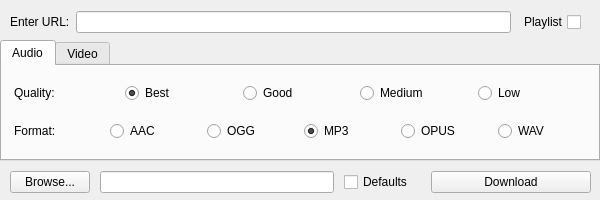
<?xml version="1.0" encoding="UTF-8"?>
<ui version="4.0">
 <class>ytdl</class>
 <widget class="QMainWindow" name="ytdl">
  <property name="enabled">
   <bool>true</bool>
  </property>
  <property name="geometry">
   <rect>
    <x>0</x>
    <y>0</y>
    <width>600</width>
    <height>200</height>
   </rect>
  </property>
  <property name="sizePolicy">
   <sizepolicy hsizetype="Fixed" vsizetype="Fixed">
    <horstretch>0</horstretch>
    <verstretch>0</verstretch>
   </sizepolicy>
  </property>
  <property name="minimumSize">
   <size>
    <width>600</width>
    <height>200</height>
   </size>
  </property>
  <property name="maximumSize">
   <size>
    <width>600</width>
    <height>200</height>
   </size>
  </property>
  <property name="windowTitle">
   <string>ytdl</string>
  </property>
  <widget class="QWidget" name="centralwidget">
   <widget class="QTabWidget" name="Tabs">
    <property name="geometry">
     <rect>
      <x>0</x>
      <y>40</y>
      <width>600</width>
      <height>121</height>
     </rect>
    </property>
    <property name="sizePolicy">
     <sizepolicy hsizetype="Fixed" vsizetype="Fixed">
      <horstretch>0</horstretch>
      <verstretch>0</verstretch>
     </sizepolicy>
    </property>
    <property name="maximumSize">
     <size>
      <width>16777215</width>
      <height>16777215</height>
     </size>
    </property>
    <property name="currentIndex">
     <number>0</number>
    </property>
    <widget class="QWidget" name="Music">
     <property name="enabled">
      <bool>true</bool>
     </property>
     <property name="toolTip">
      <string>&lt;html&gt;&lt;head/&gt;&lt;body&gt;&lt;p&gt;Music&lt;/p&gt;&lt;/body&gt;&lt;/html&gt;</string>
     </property>
     <property name="whatsThis">
      <string>&lt;html&gt;&lt;head/&gt;&lt;body&gt;&lt;p&gt;Music&lt;/p&gt;&lt;/body&gt;&lt;/html&gt;</string>
     </property>
     <attribute name="title">
      <string>Audio</string>
     </attribute>
     <layout class="QVBoxLayout" name="verticalLayout">
      <item>
       <layout class="QHBoxLayout" name="horizontalLayout">
        <property name="leftMargin">
         <number>3</number>
        </property>
        <property name="topMargin">
         <number>0</number>
        </property>
        <property name="rightMargin">
         <number>0</number>
        </property>
        <property name="bottomMargin">
         <number>2</number>
        </property>
        <item>
         <widget class="QLabel" name="labelQuality">
          <property name="maximumSize">
           <size>
            <width>105</width>
            <height>16777215</height>
           </size>
          </property>
          <property name="text">
           <string>Quality:</string>
          </property>
         </widget>
        </item>
        <item>
         <layout class="QHBoxLayout" name="radiosQuality">
          <item>
           <widget class="QRadioButton" name="radioBest">
            <property name="enabled">
             <bool>true</bool>
            </property>
            <property name="toolTip">
             <string>Best quality audio, the file will be bigger than with other quality levels.</string>
            </property>
            <property name="whatsThis">
             <string>Best quality audio, the file will be bigger than with other quality levels.</string>
            </property>
            <property name="text">
             <string>Best</string>
            </property>
            <property name="checked">
             <bool>true</bool>
            </property>
            <attribute name="buttonGroup">
             <string notr="true">MQualityGroup</string>
            </attribute>
           </widget>
          </item>
          <item>
           <widget class="QRadioButton" name="radioGood">
            <property name="text">
             <string>Good</string>
            </property>
            <attribute name="buttonGroup">
             <string notr="true">MQualityGroup</string>
            </attribute>
           </widget>
          </item>
          <item>
           <widget class="QRadioButton" name="radioMedium">
            <property name="text">
             <string>Medium</string>
            </property>
            <attribute name="buttonGroup">
             <string notr="true">MQualityGroup</string>
            </attribute>
           </widget>
          </item>
          <item>
           <widget class="QRadioButton" name="radioLow">
            <property name="toolTip">
             <string>Lower quality audio, the file will be smaller than with other quality levels.</string>
            </property>
            <property name="whatsThis">
             <string>Lower quality audio, the file will be smaller than with other quality levels.</string>
            </property>
            <property name="text">
             <string>Low</string>
            </property>
            <attribute name="buttonGroup">
             <string notr="true">MQualityGroup</string>
            </attribute>
           </widget>
          </item>
         </layout>
        </item>
       </layout>
      </item>
      <item>
       <layout class="QHBoxLayout" name="horizontalLayout_2">
        <property name="leftMargin">
         <number>3</number>
        </property>
        <property name="topMargin">
         <number>2</number>
        </property>
        <item>
         <widget class="QLabel" name="labelMFormat">
          <property name="maximumSize">
           <size>
            <width>90</width>
            <height>16777215</height>
           </size>
          </property>
          <property name="text">
           <string>Format:</string>
          </property>
         </widget>
        </item>
        <item>
         <layout class="QHBoxLayout" name="radiosMFormat">
          <item>
           <widget class="QRadioButton" name="radioAAC">
            <property name="toolTip">
             <string>(Recommended for Apple’s systems) Small files but not universally supported and proprietary</string>
            </property>
            <property name="whatsThis">
             <string>(Recommended for Apple’s systems) Small files but not universally supported and proprietary</string>
            </property>
            <property name="text">
             <string>AAC</string>
            </property>
            <attribute name="buttonGroup">
             <string notr="true">MFormatGroup</string>
            </attribute>
           </widget>
          </item>
          <item>
           <widget class="QRadioButton" name="radioOGG">
            <property name="toolTip">
             <string>(Recommended for open-source systems) Small files and good performances but not supported everywhere</string>
            </property>
            <property name="whatsThis">
             <string>(Recommended for open-source systems) Small files and good performances but not supported everywhere</string>
            </property>
            <property name="text">
             <string>OGG</string>
            </property>
            <attribute name="buttonGroup">
             <string notr="true">MFormatGroup</string>
            </attribute>
           </widget>
          </item>
          <item>
           <widget class="QRadioButton" name="radioMP3">
            <property name="toolTip">
             <string>(Recommended for most system) Best compatibility and good audio quality</string>
            </property>
            <property name="whatsThis">
             <string>(Recommended for most system) Best compatibility and good audio quality</string>
            </property>
            <property name="text">
             <string>MP3</string>
            </property>
            <property name="checked">
             <bool>true</bool>
            </property>
            <attribute name="buttonGroup">
             <string notr="true">MFormatGroup</string>
            </attribute>
           </widget>
          </item>
          <item>
           <widget class="QRadioButton" name="radioOPUS">
            <property name="toolTip">
             <string>Better audio reproduction but large files and not supported everywhere</string>
            </property>
            <property name="whatsThis">
             <string>Better audio reproduction but large files and not supported everywhere</string>
            </property>
            <property name="text">
             <string>OPUS</string>
            </property>
            <attribute name="buttonGroup">
             <string notr="true">MFormatGroup</string>
            </attribute>
           </widget>
          </item>
          <item>
           <widget class="QRadioButton" name="radioWAV">
            <property name="toolTip">
             <string>Better audio reproduction, really large files</string>
            </property>
            <property name="whatsThis">
             <string>Better audio reproduction, really large files</string>
            </property>
            <property name="text">
             <string>WAV</string>
            </property>
            <attribute name="buttonGroup">
             <string notr="true">MFormatGroup</string>
            </attribute>
           </widget>
          </item>
         </layout>
        </item>
       </layout>
      </item>
     </layout>
    </widget>
    <widget class="QWidget" name="Video">
     <property name="enabled">
      <bool>true</bool>
     </property>
     <attribute name="title">
      <string>Video</string>
     </attribute>
     <layout class="QVBoxLayout" name="verticalLayout_2">
      <item>
       <layout class="QHBoxLayout" name="horizontalLayout_3">
        <property name="leftMargin">
         <number>3</number>
        </property>
        <property name="bottomMargin">
         <number>2</number>
        </property>
        <item>
         <widget class="QLabel" name="labelResolution">
          <property name="maximumSize">
           <size>
            <width>120</width>
            <height>16777215</height>
           </size>
          </property>
          <property name="text">
           <string>Max Resolution:</string>
          </property>
         </widget>
        </item>
        <item>
         <layout class="QHBoxLayout" name="radiosResolution">
          <item>
           <widget class="QRadioButton" name="radio4K">
            <property name="minimumSize">
             <size>
              <width>0</width>
              <height>0</height>
             </size>
            </property>
            <property name="maximumSize">
             <size>
              <width>60</width>
              <height>16777215</height>
             </size>
            </property>
            <property name="text">
             <string>4K</string>
            </property>
            <attribute name="buttonGroup">
             <string notr="true">VResGroup</string>
            </attribute>
           </widget>
          </item>
          <item>
           <widget class="QRadioButton" name="radio1440p">
            <property name="text">
             <string>1440p</string>
            </property>
            <attribute name="buttonGroup">
             <string notr="true">VResGroup</string>
            </attribute>
           </widget>
          </item>
          <item>
           <widget class="QRadioButton" name="radio1080p">
            <property name="sizePolicy">
            </property>
            <property name="text">
             <string>1080p</string>
            </property>
            <property name="checked">
             <bool>true</bool>
            </property>
            <attribute name="buttonGroup">
             <string notr="true">VResGroup</string>
            </attribute>
           </widget>
          </item>
          <item>
           <widget class="QRadioButton" name="radio720p">
            <property name="text">
             <string>720p</string>
            </property>
            <attribute name="buttonGroup">
             <string notr="true">VResGroup</string>
            </attribute>
           </widget>
          </item>
          <item>
           <widget class="QRadioButton" name="radio480p">
            <property name="text">
             <string>480p</string>
            </property>
            <attribute name="buttonGroup">
             <string notr="true">VResGroup</string>
            </attribute>
           </widget>
          </item>
          <item>
           <widget class="QRadioButton" name="radio360p">
            <property name="text">
             <string>360p</string>
            </property>
            <attribute name="buttonGroup">
             <string notr="true">VResGroup</string>
            </attribute>
           </widget>
          </item>
         </layout>
        </item>
       </layout>
      </item>
      <item>
       <layout class="QHBoxLayout" name="horizontalLayout_4">
        <property name="leftMargin">
         <number>3</number>
        </property>
        <property name="topMargin">
         <number>2</number>
        </property>
        <item>
         <widget class="QLabel" name="labelVFormat">
          <property name="maximumSize">
           <size>
            <width>135</width>
            <height>16777215</height>
           </size>
          </property>
          <property name="text">
           <string>Preferred Format:</string>
          </property>
         </widget>
        </item>
        <item>
         <layout class="QHBoxLayout" name="radiosVFormat">
          <item>
           <widget class="QRadioButton" name="radio3GP">
            <property name="text">
             <string>3GP</string>
            </property>
            <attribute name="buttonGroup">
             <string notr="true">VFormatGroup</string>
            </attribute>
           </widget>
          </item>
          <item>
           <widget class="QRadioButton" name="radioFLV">
            <property name="text">
             <string>FLV</string>
            </property>
            <attribute name="buttonGroup">
             <string notr="true">VFormatGroup</string>
            </attribute>
           </widget>
          </item>
          <item>
           <widget class="QRadioButton" name="radioMP4">
            <property name="text">
             <string>MP4</string>
            </property>
            <property name="checked">
             <bool>true</bool>
            </property>
            <attribute name="buttonGroup">
             <string notr="true">VFormatGroup</string>
            </attribute>
           </widget>
          </item>
          <item>
           <widget class="QRadioButton" name="radioWEBM">
            <property name="text">
             <string>WEBM</string>
            </property>
            <attribute name="buttonGroup">
             <string notr="true">VFormatGroup</string>
            </attribute>
           </widget>
          </item>
         </layout>
        </item>
       </layout>
      </item>
     </layout>
    </widget>
   </widget>
   <widget class="QWidget" name="layoutWidget">
    <property name="geometry">
     <rect>
      <x>10</x>
      <y>10</y>
      <width>571</width>
      <height>25</height>
     </rect>
    </property>
    <layout class="QGridLayout" name="urlLayout">
     <item row="0" column="0">
      <widget class="QLabel" name="labelURL">
       <property name="text">
        <string>Enter URL:</string>
       </property>
      </widget>
     </item>
     <item row="0" column="1">
      <widget class="QLineEdit" name="lineURL"/>
     </item>
     <item row="0" column="2">
      <widget class="QCheckBox" name="playlistCheck">
       <property name="layoutDirection">
        <enum>Qt::RightToLeft</enum>
       </property>
       <property name="text">
        <string>Playlist</string>
       </property>
      </widget>
     </item>
    </layout>
   </widget>
   <widget class="QWidget" name="layoutWidget1">
    <property name="geometry">
     <rect>
      <x>10</x>
      <y>170</y>
      <width>581</width>
      <height>25</height>
     </rect>
    </property>
    <layout class="QHBoxLayout" name="downloadLayout">
     <property name="spacing">
      <number>10</number>
     </property>
     <property name="leftMargin">
      <number>0</number>
     </property>
     <item>
      <widget class="QPushButton" name="buttonBrowse">
       <property name="text">
        <string>Browse...</string>
       </property>
      </widget>
     </item>
     <item>
      <widget class="QLineEdit" name="lineBrowse">
       <property name="maximumSize">
        <size>
         <width>240</width>
         <height>16777215</height>
        </size>
       </property>
      </widget>
     </item>
     <item>
      <widget class="QCheckBox" name="defaultsCheck">
       <property name="minimumSize">
        <size>
         <width>77</width>
         <height>0</height>
        </size>
       </property>
       <property name="layoutDirection">
        <enum>Qt::LeftToRight</enum>
       </property>
       <property name="text">
        <string>Defaults</string>
       </property>
      </widget>
     </item>
     <item>
      <widget class="QPushButton" name="buttonDownload">
       <property name="minimumSize">
        <size>
         <width>160</width>
         <height>0</height>
        </size>
       </property>
       <property name="text">
        <string>Download</string>
       </property>
       <property name="autoDefault">
        <bool>false</bool>
       </property>
       <property name="default">
        <bool>false</bool>
       </property>
      </widget>
     </item>
    </layout>
   </widget>
  </widget>
 </widget>
 <resources/>
 <connections/>
 <buttongroups>
  <buttongroup name="MFormatGroup"/>
  <buttongroup name="VResGroup"/>
  <buttongroup name="VFormatGroup"/>
  <buttongroup name="MQualityGroup"/>
 </buttongroups>
</ui>
